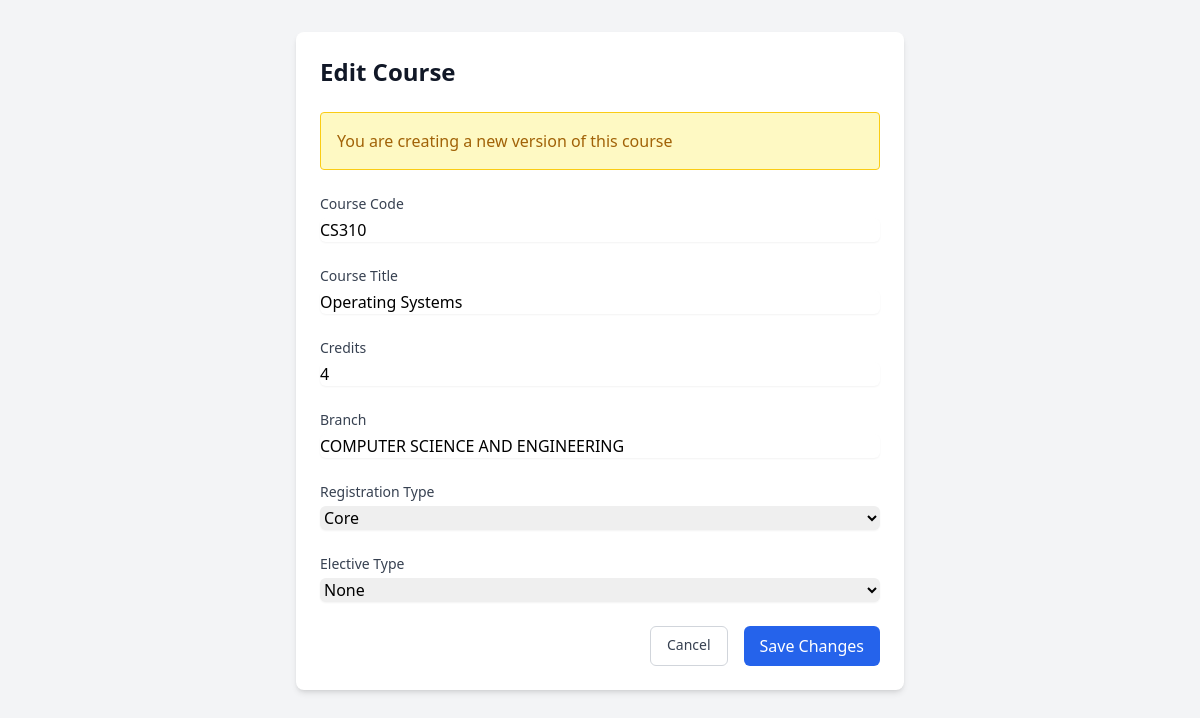
Page /courses/add_version/11 (signed in) on the earlier database version.
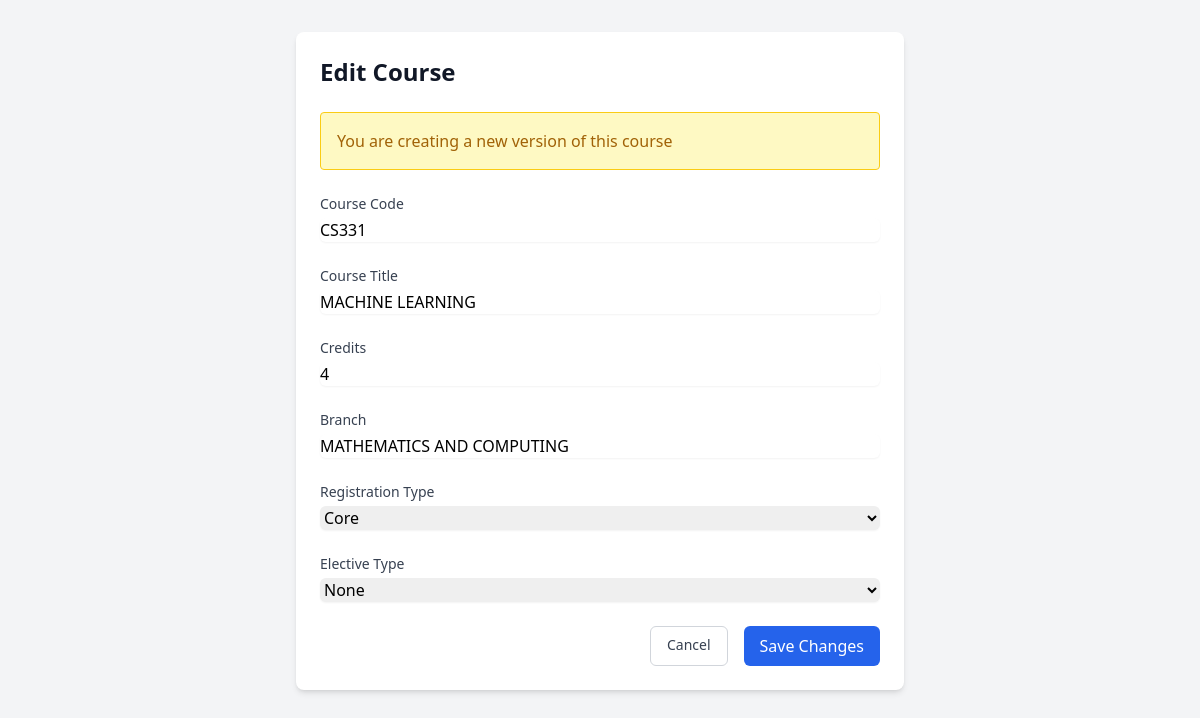
Same page on the later database version.
### tables this page shows
CREATE TABLE courses (
    id INTEGER PRIMARY KEY AUTOINCREMENT,
    course TEXT NOT NULL,
    course_title TEXT NOT NULL,
    credits INTEGER NOT NULL,
    reg_type TEXT NOT NULL,
    elective_type TEXT NOT NULL,
    branch TEXT NOT NULL,
    version INTEGER DEFAULT 1,
    parent_course_id INTEGER,
    is_current BOOLEAN DEFAULT 1
);

### app.py (the view, shortened to what this page needs)
@app.route('/courses/add_version/<int:original_course_id>', methods=['GET', 'POST'])
@login_required
def add_course_version(original_course_id):
    db = get_db()
    original_course = db.execute('SELECT * FROM courses WHERE id = ?', [original_course_id]).fetchone()
    return render_template('edit_course.html', course=original_course, is_version=True)

### app.py (called while the page is built)
def get_db():
    db = getattr(g, '_database', None)
    if db is None:
        db = g._database = sqlite3.connect(DATABASE)
        db.row_factory = sqlite3.Row
    return db

@app.teardown_appcontext
def close_connection(exception):
    db = getattr(g, '_database', None)
    if db is not None:
        db.close()

def login_required(f):
    @wraps(f)
    def decorated_function(*args, **kwargs):
        if 'admin' not in session:
            return redirect(url_for('login'))
        return f(*args, **kwargs)
    return decorated_function

### templates/edit_course.html (shortened to what this page needs)
<!DOCTYPE html>
<html lang="en">
<head>
    <script src="https://cdn.tailwindcss.com"></script>
</head>
<body class="bg-gray-100 min-h-screen">
    <div class="max-w-2xl mx-auto px-4 sm:px-6 lg:px-8 py-8">
        <div class="bg-white rounded-lg shadow-md p-6">
            <h1 class="text-2xl font-bold text-gray-900 mb-6">Edit Course</h1>
            <form method="POST" class="space-y-6">
{% if is_version is defined and is_version %}
<div class="mb-4 bg-yellow-100 border border-yellow-400 text-yellow-700 rounded p-4">
    You are creating a new version of this course
</div>
{% endif %}
                <div>
                    <label for="course" class="block text-sm font-medium text-gray-700">Course Code</label>
                    <input type="text" name="course" id="course" required
                           value="{{ course.course }}"
                           class="mt-1 block w-full rounded-md border-gray-300 shadow-sm focus:border-blue-500 focus:ring-blue-500">
                </div>
                <div>
                    <label for="course_title" class="block text-sm font-medium text-gray-700">Course Title</label>
                    <input type="text" name="course_title" id="course_title" required
                           value="{{ course.course_title }}"
                           class="mt-1 block w-full rounded-md border-gray-300 shadow-sm focus:border-blue-500 focus:ring-blue-500">
                </div>
                <div>
                    <label for="credits" class="block text-sm font-medium text-gray-700">Credits</label>
                    <input type="number" name="credits" id="credits" required
                           value="{{ course.credits }}"
                           class="mt-1 block w-full rounded-md border-gray-300 shadow-sm focus:border-blue-500 focus:ring-blue-500">
                </div>
                <div>
                    <label for="branch" class="block text-sm font-medium text-gray-700">Branch</label>
                    <input type="text" name="branch" id="branch" required
                           value="{{ course.branch }}"
                           class="mt-1 block w-full rounded-md border-gray-300 shadow-sm focus:border-blue-500 focus:ring-blue-500">
                </div>
                <div>
                    <label for="reg_type" class="block text-sm font-medium text-gray-700">Registration Type</label>
                    <select name="reg_type" id="reg_type" required
                            class="mt-1 block w-full rounded-md border-gray-300 shadow-sm focus:border-blue-500 focus:ring-blue-500">
                        <option value="Core" {% if course.reg_type == 'Core' %}selected{% endif %}>Core</option>
                    </select>
                </div>
                <div>
                    <label for="elective_type" class="block text-sm font-medium text-gray-700">Elective Type</label>
                    <select name="elective_type" id="elective_type" required
                            class="mt-1 block w-full rounded-md border-gray-300 shadow-sm focus:border-blue-500 focus:ring-blue-500">
                        <option value="None" {% if course.elective_type == 'None' %}selected{% endif %}>None</option>
                    </select>
                </div>
                <div class="flex justify-end space-x-4">
                    <a href="{{ url_for('view_courses') }}"
                       class="px-4 py-2 border border-gray-300 rounded-md text-sm font-medium text-gray-700 hover:bg-gray-50">
                        Cancel
                    </a>
                    <button type="submit"
                            class="px-4 py-2 bg-blue-600 text-white rounded-md hover:bg-blue-700 focus:outline-none focus:ring-2 focus:ring-blue-500 focus:ring-offset-2">
                        Save Changes
                    </button>
                </div>
            </form>
        </div>
    </div>
</body>
</html>

Differences in the rows shown:
changed courses: course "CS310" → "CS331"; course_title "Operating Systems" → "MACHINE LEARNING"; branch "COMPUTER SCIENCE AND ENGINEERING" → "MATHEMATICS AND COMPUTING"
